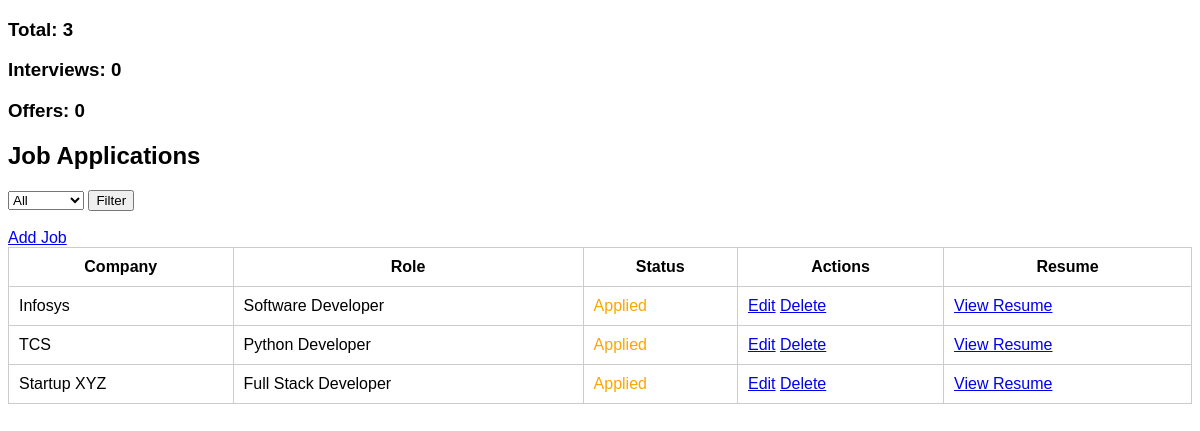
The page / on the database its author committed.
### tracker/models.py (models this page shows, shortened)
class JobApplication(models.Model):
    STATUS_CHOICES = [
        ('Applied', 'Applied'),
        ('Interview', 'Interview'),
        ('Rejected', 'Rejected'),
        ('Offer', 'Offer'),
    ]
    company_name = models.CharField(max_length=100)
    role = models.CharField(max_length=100)
    status = models.CharField(max_length=20, choices=STATUS_CHOICES)
    applied_date = models.DateField()
    interview_date = models.DateField(null=True, blank=True)
    notes = models.TextField(blank=True)
    resume = models.FileField(upload_to='resumes/', null=True, blank=True)
    applied_date = models.DateField(auto_now_add=True)

### tracker/views.py (the view)
# urls.py: path('', views.job_list, name='job_list'),
def job_list(request):
    status = request.GET.get('status')
    if status:
        jobs = JobApplication.objects.filter(status=status)
    else:
        jobs = JobApplication.objects.all()
    total = jobs.count()
    interviews = jobs.filter(status='Interview').count()
    offers = jobs.filter(status='Offer').count()
    return render(request, 'job_list.html', {
        'jobs': jobs,
        'total': total,
        'interviews': interviews,
        'offers': offers
    })

### tracker/templates/job_list.html (shortened to what this page needs)
<!DOCTYPE html>
<html>
<head>
</head>
<body >
<h3>Total: {{ total }}</h3>
<h3>Interviews: {{ interviews }}</h3>
<h3>Offers: {{ offers }}</h3>
<h2>Job Applications</h2>
<form method="GET">
    <select name="status">
        <option value="">All</option>
    </select>
    <button type="submit">Filter</button>
</form>
<br>
<a href="{% url 'add_job' %}">Add Job</a>
<table>
    <tr>
        <th>Company</th>
        <th>Role</th>
        <th>Status</th>
        <th>Actions</th>
        <th>Resume</th>
    </tr>
    {% for job in jobs %}
    <tr>
        <td>{{ job.company_name }}</td>
        <td>{{ job.role }}</td>
        <td>
             <span class="badge {{ job.status }}">
        {{ job.status }}
            </span>
        </td>
        <td>
            <a href="{% url 'update_job' job.id %}">Edit</a>
            <a href="{% url 'delete_job' job.id %}"
            onclick="return confirm('Are you sure?')">
            Delete</a>
        </td>
        <td>
    {% if job.resume %}
        <a href="{{ job.resume.url }}" target="_blank">View Resume</a>
    {% else %}
        No File
    {% endif %}
</td>
    </tr>
    {% endfor %}
</table>
</body>
</html>

### tracker/templates/job_list.html (style rules this page uses)
body { font-family: Arial; }
table { width: 100%; border-collapse: collapse; }
th, td { padding: 10px; border: 1px solid #ccc; }
.Applied { color: orange; }

### rows shown on the page
JobApplication: company_name "Infosys", role "Software Developer", status "Applied"
JobApplication: company_name "TCS", role "Python Developer", status "Applied"
JobApplication: company_name "Startup XYZ", role "Full Stack Developer", status "Applied"

### other values the page prints
{{ total }} "3"
{{ interviews }} "0"
{{ offers }} "0"
